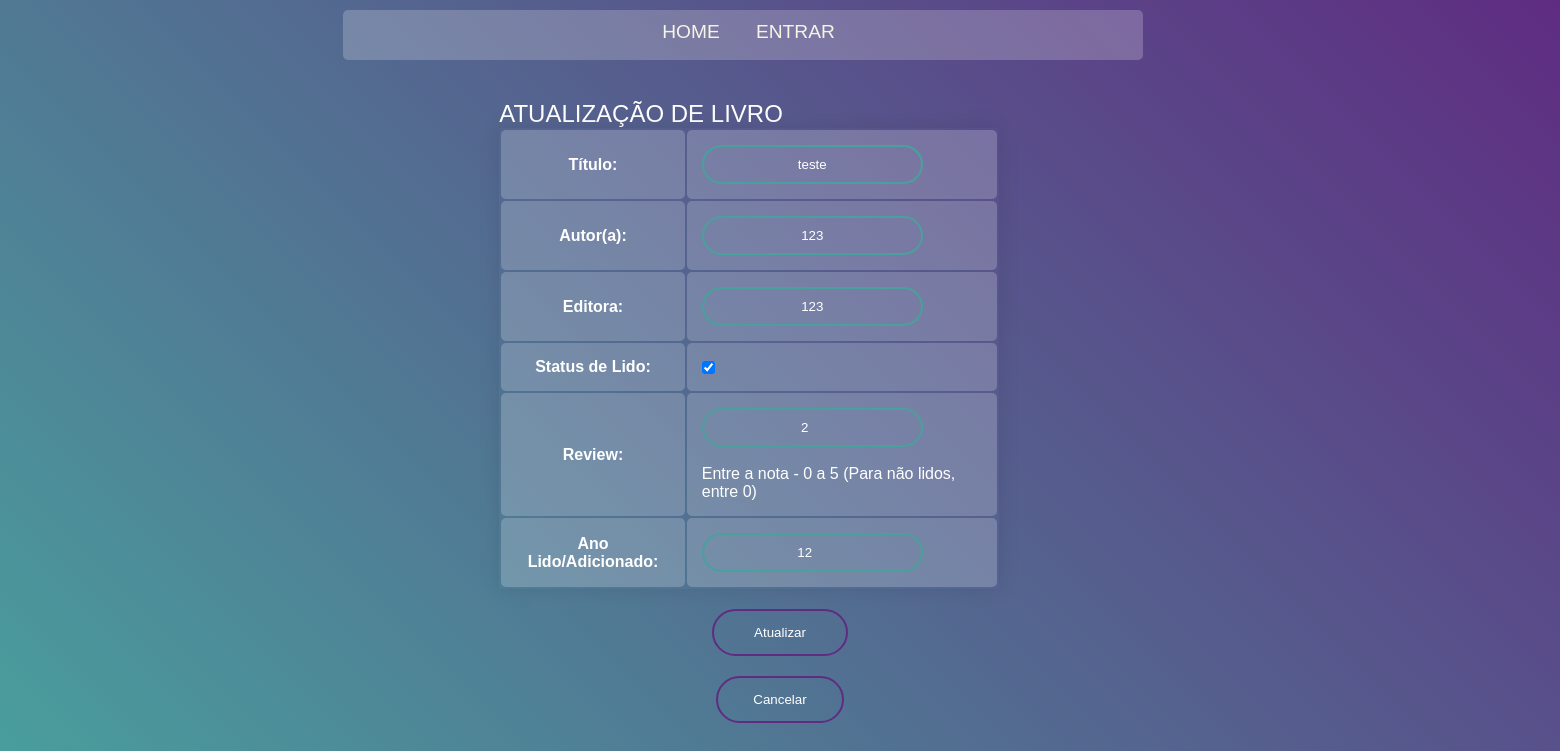
The page /atualiza/4/ on the database its author committed.
### Library/models.py (models this page shows, shortened)
class Livros(models.Model):
    name = models.CharField('Título', max_length=100)
    author = models.CharField('Autor(a)', max_length=200)
    publishingHouse = models.CharField('Editora', max_length=200)
    readStatus = models.BooleanField('Status de Lido', blank='False')
    review = models.IntegerField('Review', help_text='Entre a nota - 0 a 5 (Para não lidos, entre 0)')
    year = models.IntegerField('Ano Lido/Adicionado')

### Library/views.py (the view, shortened to what this page needs)
# urls.py: path('atualiza/<int:pk>/', livroUpdateView, name='atualiza-livro'),
def livroUpdateView(request, pk):
    if request.method == 'GET':
        livro = Livros.objects.get(pk=pk)
        formulario = LivrosModel2Form(instance=livro)
        context = {'livro': formulario, }
        return render(request, 'livros/atualizaLivro.html', context)

### Library/forms.py
class LivrosModel2Form(forms.ModelForm):
    class Meta:
        model = Livros
        fields = '__all__'

### Library/templates/livros/atualizaLivro.html (shortened to what this page needs)
{% load static %}
<!DOCTYPE html>
<html>
<head>
    <link rel="stylesheet" href="{% static 'admin.css' %}">
</head>
<body>
    {% include 'livros/links.html' %}
        <h1>Atualização de livro</h1>
        <form class="card" method="post">
            <table type="admin">
                {{ livro.as_table }}
            </table>
            <input type="submit" value="Atualizar">
        </form>
        <button id="cancelButton">Cancelar</button>
</body>
</html>

### Library/static/admin.css (style rules this page uses)
html, body { height: 100%; }
body { margin: 0; background: linear-gradient(45deg, #49a09d, #5f2c82); font-family: sans-serif; font-weight: 100; }
table { width: 500px; position: relative; top: 80%; margin-top: 40px; left: 32%; overflow: hidden; box-shadow: 0 0 20px rgba(0,0,0,0.1); }
th, td { padding: 15px; background-color: rgba(255,255,255,0.2); color: #fff; border-radius: 5px; }
td input { border: 0; background: none; display: block; text-align: center; border: 2px solid #49a09d; padding: 10px 20px; outline: none; color: white; border-radius: 24px; transition: 0.25s; cursor: pointer }
th { text-align: center; }
h1 { color: white; text-transform: uppercase; font-weight: 200; font-size: 1.5em; position: relative; top: 5%; left: 32%; }
.card input[type="submit"] { border: 0; background: none; display: block; margin: 20px auto; text-align: center; border: 2px solid #5f2c82; padding: 14px 40px; outline: none; color: white; border-radius: 24px; transition: 0.25s; cursor: pointer }
button { border: 0; background: none; display: block; margin: 20px auto; text-align: center; border: 2px solid #5f2c82; padding: 14px 35px; outline: none; color: white; border-radius: 24px; transition: 0.25s; cursor: pointer }

### Library/static/links.css (style rules this page uses)
* { margin: 0; padding: 0; -webkit-box-sizing: border-box; box-sizing: border-box; }

### rows shown on the page
Livros: name "teste", author "123", publishingHouse "123", readStatus "☑", review "2", year "12"
